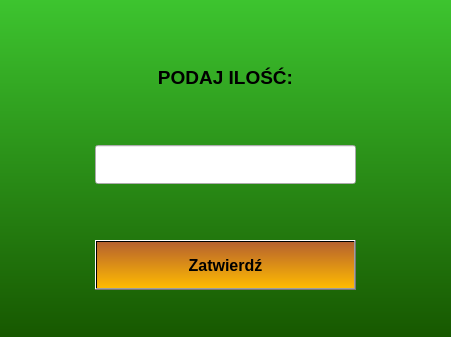
<?xml version="1.0" encoding="UTF-8"?>
<ui version="4.0">
 <class>produkt_ilosc</class>
 <widget class="QDialog" name="produkt_ilosc">
  <property name="geometry">
   <rect>
    <x>0</x>
    <y>0</y>
    <width>451</width>
    <height>337</height>
   </rect>
  </property>
  <property name="windowTitle">
   <string>Dialog</string>
  </property>
  <property name="styleSheet">
   <string notr="true">#produkt_ilosc{background-color: qlineargradient(spread:pad, x1:0, y1:0, x2:0, y2:1, stop:0 rgba(61, 196, 47, 255), stop:1 rgba(23, 88, 0, 255));}</string>
  </property>
  <layout class="QGridLayout" name="gridLayout_2">
   <property name="topMargin">
    <number>30</number>
   </property>
   <property name="verticalSpacing">
    <number>20</number>
   </property>
   <item row="2" column="1">
    <widget class="QLineEdit" name="lineEdit">
     <property name="sizePolicy">
      <sizepolicy hsizetype="Maximum" vsizetype="Maximum">
       <horstretch>0</horstretch>
       <verstretch>0</verstretch>
      </sizepolicy>
     </property>
     <property name="font">
      <font>
       <family>Arial</family>
       <pointsize>20</pointsize>
       <weight>75</weight>
       <bold>true</bold>
      </font>
     </property>
     <property name="maxLength">
      <number>3</number>
     </property>
     <property name="alignment">
      <set>Qt::AlignCenter</set>
     </property>
    </widget>
   </item>
   <item row="1" column="1">
    <widget class="QLabel" name="label_ilosc">
     <property name="sizePolicy">
      <sizepolicy hsizetype="Preferred" vsizetype="Maximum">
       <horstretch>0</horstretch>
       <verstretch>0</verstretch>
      </sizepolicy>
     </property>
     <property name="font">
      <font>
       <family>Arial</family>
       <pointsize>14</pointsize>
       <weight>75</weight>
       <bold>true</bold>
      </font>
     </property>
     <property name="text">
      <string>PODAJ ILOŚĆ:</string>
     </property>
     <property name="alignment">
      <set>Qt::AlignHCenter|Qt::AlignTop</set>
     </property>
    </widget>
   </item>
   <item row="2" column="0">
    <spacer name="horizontalSpacer">
     <property name="orientation">
      <enum>Qt::Horizontal</enum>
     </property>
     <property name="sizeHint" stdset="0">
      <size>
       <width>40</width>
       <height>20</height>
      </size>
     </property>
    </spacer>
   </item>
   <item row="2" column="2">
    <spacer name="horizontalSpacer_2">
     <property name="orientation">
      <enum>Qt::Horizontal</enum>
     </property>
     <property name="sizeHint" stdset="0">
      <size>
       <width>40</width>
       <height>20</height>
      </size>
     </property>
    </spacer>
   </item>
   <item row="3" column="1">
    <widget class="QPushButton" name="pushButton">
     <property name="minimumSize">
      <size>
       <width>0</width>
       <height>50</height>
      </size>
     </property>
     <property name="font">
      <font>
       <family>Arial</family>
       <pointsize>12</pointsize>
       <weight>75</weight>
       <bold>true</bold>
      </font>
     </property>
     <property name="styleSheet">
      <string notr="true">background-color: qlineargradient(spread:pad, x1:0, y1:1, x2:0, y2:0, stop:0 rgba(255, 187, 0, 255), stop:1 rgba(182, 97, 46, 255));</string>
     </property>
     <property name="text">
      <string>Zatwierdź</string>
     </property>
    </widget>
   </item>
  </layout>
 </widget>
 <resources/>
 <connections/>
</ui>
